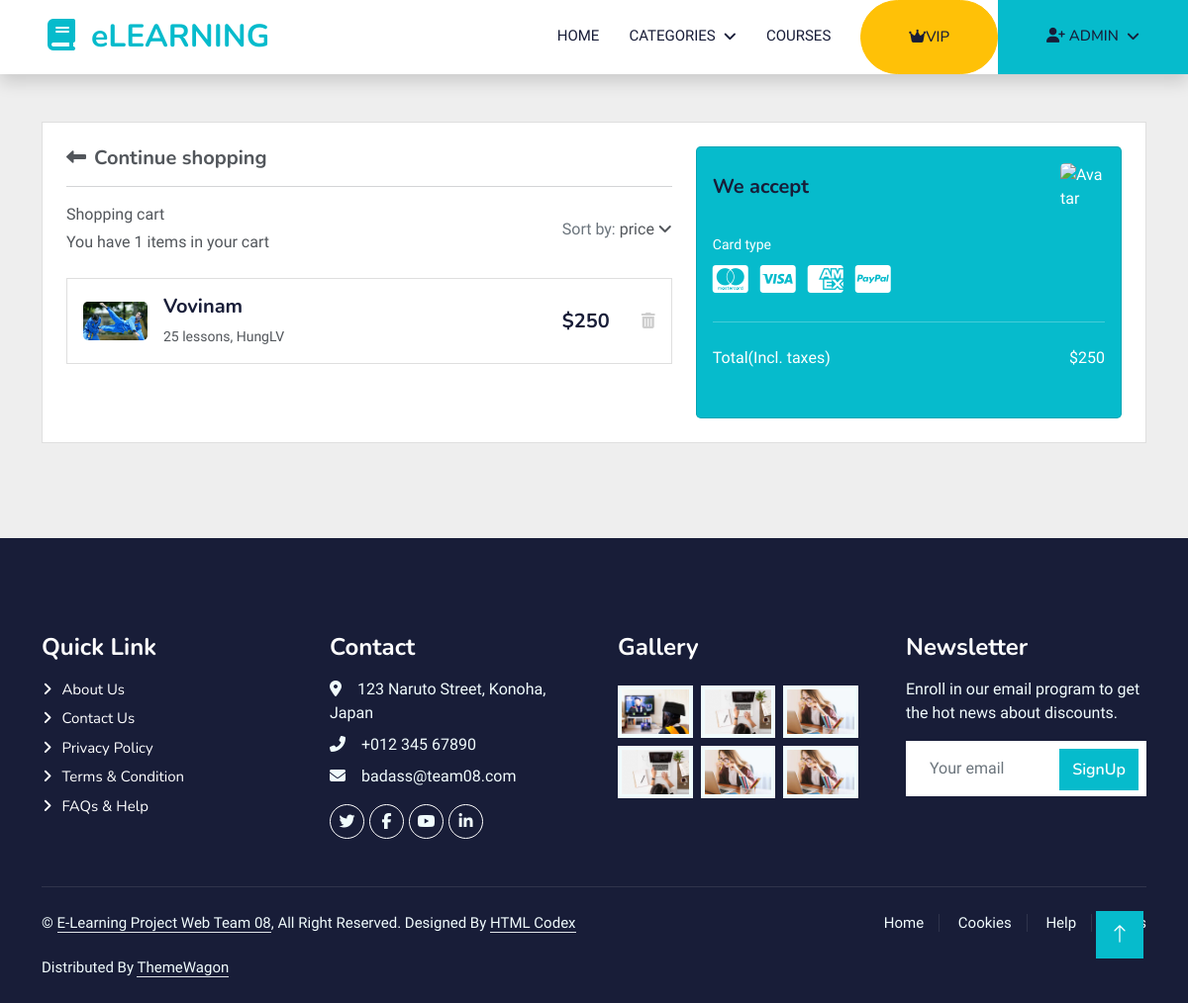
The app's page /cart/ (signed in) with its own data.
### account/models.py (models this page shows, shortened)
class Account(AbstractBaseUser):
    first_name = models.CharField(max_length=255, null=True)
    last_name = models.CharField(max_length=255, null=True)
    username = models.CharField(max_length=50, unique=True)
    email = models.EmailField(unique=True)
    phone = models.CharField(max_length=255)
    birth_date = models.DateField(null=True, blank=True)
    subscription_expired = models.DateField(null=True, blank=True)
    image = ResizedImageField(
        upload_to="account/profile_pics/", null=True, blank=True, quality=100, default='account/profile_pics/doras.png')
    is_admin = models.BooleanField(default=False)
    is_active = models.BooleanField(default=False)
    is_staff = models.BooleanField(default=False)
    is_superadmin = models.BooleanField(default=False)
    USERNAME_FIELD = 'username'
    REQUIRED_FIELDS = ['email', 'first_name', 'last_name']
    objects = MyAccountManager()
    def on_subscription(self):
        if self.subscription_expired and self.subscription_expired > datetime.date.today():
            return True
        else:
            return False

### cart/models.py (models this page shows)
class CartItem(models.Model):
    cart = models.ForeignKey(Cart, on_delete=models.CASCADE)
    course = models.ForeignKey(Course, on_delete=models.CASCADE)
    def get_remove_cart_item_url(self):
        return reverse('remove_cart_item', args=[self.pk])

### course/models.py (models this page shows, shortened)
class Course(models.Model):
    title = models.CharField(max_length=255)
    description = models.TextField()
    price = models.PositiveIntegerField(null=True,
                                        validators=[MinValueValidator(0)], blank=True)
    instructor = models.CharField(max_length=50)
    language = models.CharField(max_length=50, default='English')
    category = models.ForeignKey(
        Category, on_delete=models.PROTECT, blank=True, null=True)
    COURSE_STATUS_AVAILABLE = 'A'
    COURSE_STATUS_UNAVAILABLE = 'UA'
    COURSE_STATUS_CHOICES = [
        (COURSE_STATUS_AVAILABLE, 'Available'),
        (COURSE_STATUS_UNAVAILABLE, 'Unavailable')
    ]
    lesson_number = models.PositiveBigIntegerField(null=True,
                                                   validators=[MinValueValidator(0)], blank=True)
    course_status = models.CharField(
        max_length=2, choices=COURSE_STATUS_CHOICES, default=COURSE_STATUS_AVAILABLE)
    rated = models.PositiveSmallIntegerField(null=True,
                                             validators=[MinValueValidator(0), MaxValueValidator(5)], blank=True)
    duration = models.DecimalField(max_digits=6, decimal_places=2,
                                   validators=[MinValueValidator(0)], blank=True, null=True)
    image = ResizedImageField(size=[500, 300], crop=['middle', 'center'],  upload_to="course/course_image/", null=True, quality=100
                              )
    video = models.FileField(
        upload_to="course/course_video", null=True)
    slug = models.SlugField(max_length=200, unique=True,
                            null=True, blank=True)

### cart/views.py (the view)
# urls.py: path('cart/', include('cart.urls')),
@login_required
def cart(request, total=0):
    try:
        if request.user.is_authenticated:
            cart = Cart.objects.get(user=request.user)
            cart_items = CartItem.objects.filter(cart=cart)
        if cart_items:
            for cart_item in cart_items:
                total += cart_item.course.price
        else:
            total = 0
    except ObjectDoesNotExist:
        pass
    context = {
        'cart_items': cart_items,
        'total': total,
    }
    return render(request, 'cart/cart.html', context=context)

### course/context_processors.py (called while the page is built)
def menu_links(request):
    links = Category.objects.all()
    return dict(links=links)

### course/models.py (called while the page is built)
    def get_url(self):
        return reverse('course_by_category', args=[self.slug])

### templates/cart/cart.html (shortened to what this page needs)
{% extends 'base.html' %} {% load static %}  {% block content %}
<section class="h-100 h-custom" style="background-color: #eee">
  <div class="container py-5 h-100">
    <div class="row d-flex justify-content-center align-items-center h-100">
      <div class="col">
        <div class="card">
          <div class="card-body p-4">
            <div class="row">
              <div class="col-lg-7">
                <h5 class="mb-3">
                  <a href="{% url 'course' %}" class="text-body"
                    ><i class="fas fa-long-arrow-alt-left me-2"></i>Continue
                    shopping</a
                  >
                </h5>
                <hr />
                <div
                  class="d-flex justify-content-between align-items-center mb-4"
                >
                  <div>
                    <p class="mb-1">Shopping cart</p>
                    <p class="mb-0">
                      You have {{cart_items.count}} items in your cart
                    </p>
                  </div>
                  <div>
                    <p class="mb-0">
                      <span class="text-muted">Sort by:</span>
                      <a href="#!" class="text-body"
                        >price <i class="fas fa-angle-down mt-1"></i
                      ></a>
                    </p>
                  </div>
                </div>
                {% for cart_item in cart_items %}
                <div class="card mb-3">
                  <div class="card-body">
                    <div class="d-flex justify-content-between">
                      <div class="d-flex flex-row align-items-center">
                        <div>
                          <img
                            src="{{cart_item.course.image.url}}"
                            class="img-fluid rounded-3"
                            alt="Shopping item"
                            style="width: 65px"
                          />
                        </div>
                        <div class="ms-3">
                          <h5>{{cart_item.course.title}}</h5>
                          <p class="small mb-0">
                            {{cart_item.course.lesson_number}} lessons,
                            {{cart_item.course.instructor}}
                          </p>
                        </div>
                      </div>
                      <div class="d-flex flex-row align-items-center">
                        <div style="width: 80px">
                          <h5 class="mb-0">${{cart_item.course.price}}</h5>
                        </div>
                        <a
                          href="{{cart_item.get_remove_cart_item_url}}"
                          style="color: #cecece"
                          ><i class="fas fa-trash-alt"></i
                        ></a>
                      </div>
                    </div>
                  </div>
                </div>
                {% endfor %}
              </div>
              <div class="col-lg-5">
                <div class="card bg-primary text-white rounded-3">
                  <div class="card-body">
                    <div
                      class="d-flex justify-content-between align-items-center mb-4"
                    >
                      <h5 class="mb-0">We accept</h5>
                      <img
                        src="https://mdbcdn.b-cdn.net/img/Photos/Avatars/avatar-6.webp"
                        class="img-fluid rounded-3"
                        style="width: 45px"
                        alt="Avatar"
                      />
                    </div>
                    <p class="small mb-2">Card type</p>
                    <a href="#!" type="submit" class="text-white"
                      ><i class="fab fa-cc-mastercard fa-2x me-2"></i
                    ></a>
                    <a href="#!" type="submit" class="text-white"
                      ><i class="fab fa-cc-visa fa-2x me-2"></i
                    ></a>
                    <a href="#!" type="submit" class="text-white"
                      ><i class="fab fa-cc-amex fa-2x me-2"></i
                    ></a>
                    <a href="#!" type="submit" class="text-white"
                      ><i class="fab fa-cc-paypal fa-2x"></i
                    ></a>
                    <hr class="my-4" />
                    <div class="d-flex justify-content-between mb-4">
                      <p class="mb-2">Total(Incl. taxes)</p>
                      <p class="mb-2">${{total}}</p>
                    </div>
                  </div>
                </div>
              </div>
            </div>
          </div>
        </div>
      </div>
    </div>
  </div>
</section>
{% endblock content %}

### templates/includes/navbar.html (shortened to what this page needs)
{% load static %}
<nav
  class="navbar navbar-expand-lg bg-white navbar-light shadow sticky-top p-0"
>
  <a
    href="{% url 'home' %}"
    class="navbar-brand d-flex align-items-center px-4 px-lg-5"
  >
    <h2 class="m-0 text-primary"><i class="fa fa-book me-3"></i>eLEARNING</h2>
  </a>
  <div class="collapse navbar-collapse" id="navbarCollapse">
    <div class="navbar-nav ms-auto p-4 p-lg-0 text-center">
      <a
        href="{% url 'home' %}"
        class="nav-item nav-link {% if request.resolver_match.url_name == 'home' %} active {% endif %}"
        >Home</a
      >
      <div class="nav-item dropdown">
        <a href="#" class="nav-link dropdown-toggle" data-bs-toggle="dropdown"
          >Categories</a
        >
      </div>
      <a
        href="{% url 'course' %}"
        class="nav-item nav-link {% if request.resolver_match.url_name == 'course' %} active {% endif %}"
        >Courses</a
      >
      {% if request.user.on_subscription == True %}
      <button
        type="button"
        data-bs-toggle="modal"
        data-bs-target="#subscriptionModal"
        class="nav-link btn btn-warning rounded-pill my-3 my-lg-0 py-4 px-lg-5 me-0 d-lg-block"
      >
        <i class="fa-solid fa-crown"> </i>VIP
      </button>
      {% endif %} {% if user.is_authenticated %}
      <div class="nav-item dropdown">
        <a
          href="#"
          class="nav-link dropdown-toggle btn btn-primary py-4 px-lg-5 d-lg-block me-0"
          data-bs-toggle="dropdown"
          ><i class="fa-solid fa-user-plus"></i> {{user.first_name}}</a
        >
      </div>
      {% else %}
      <a
        href="{% url 'signup' %}"
        class="nav-link btn btn-primary py-4 px-lg-5 d-lg-block me-0"
        >Join Now<i class="fa fa-arrow-right ms-3"></i
      ></a>
      {% endif %}
    </div>
  </div>
</nav>

### static/general/css/style.css (style rules this page uses)
:root { --primary: #06bbcc; --light: #f0fbfc; --dark: #181d38; }
a { color: white; }
.btn { font-family: "Nunito", sans-serif; font-weight: 600; transition: 0.5s; }
.btn.btn-primary, .btn.btn-secondary { color: #ffffff; }
.navbar .dropdown-toggle::after { border: none; content: "\f107"; font-family: "Font Awesome 5 Free"; font-weight: 900; vertical-align: middle; margin-left: 8px; }
.navbar-light .navbar-nav .nav-link { margin-right: 30px; padding: 25px 0; color: #ffffff; font-size: 15px; text-transform: uppercase; outline: none; }
.navbar-light .navbar-brand, .navbar-light a.btn { height: 75px; }
.navbar-light .navbar-nav .nav-link { color: var(--dark); font-weight: 500; }
.navbar-light.sticky-top { top: -100px; transition: 0.5s; }

### templates/cart/cart.html (style rules this page uses)
body { background-color: #eee !important; }
@media (min-width: 1025px) { .h-custom { height: 100vh !important; } }

### records on screen
Account: first_name "ADMIN"
CartItem: course.image (picture), course "Vovinam", course.lesson_number "25", course.instructor "HungLV", course.price "250"

### other values on screen
{{ cart_items.count }} "1"
{{ total }} "250"
